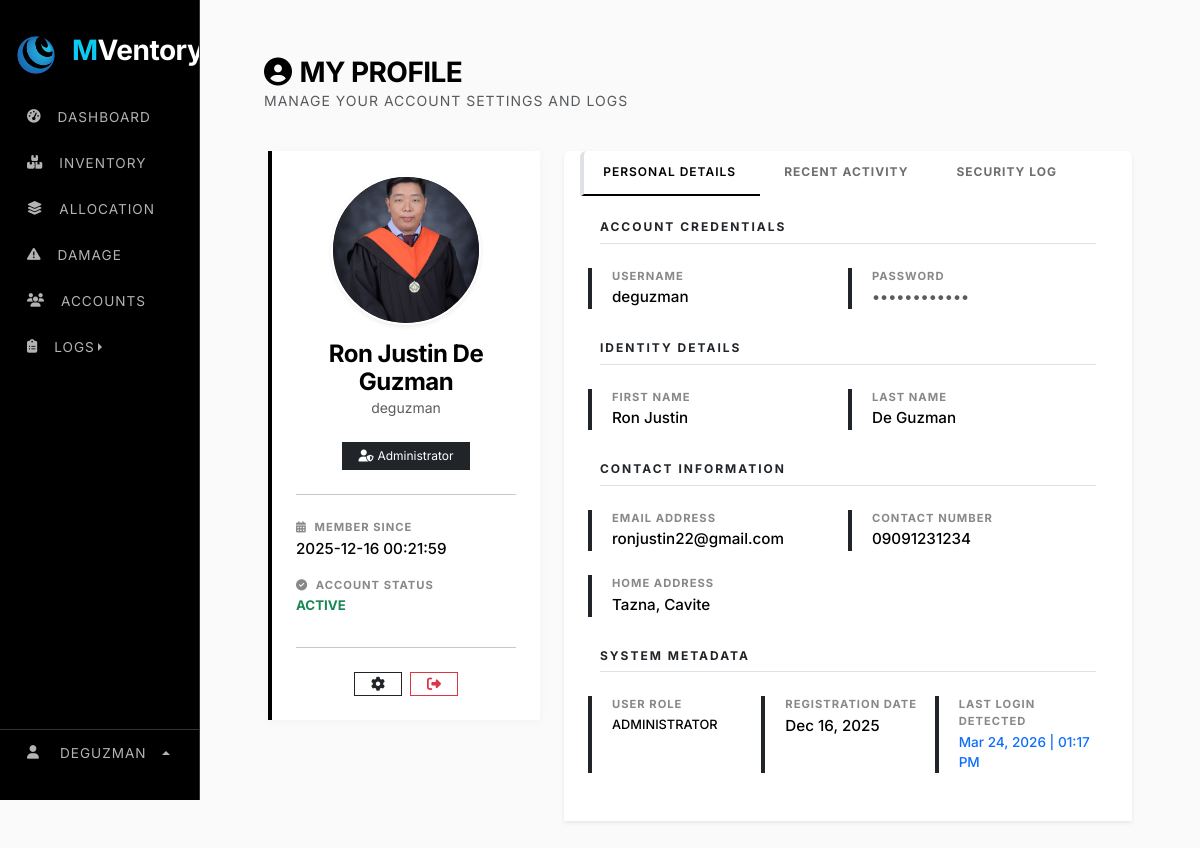
The app's page /web_content/profile.php (signed in), older data.
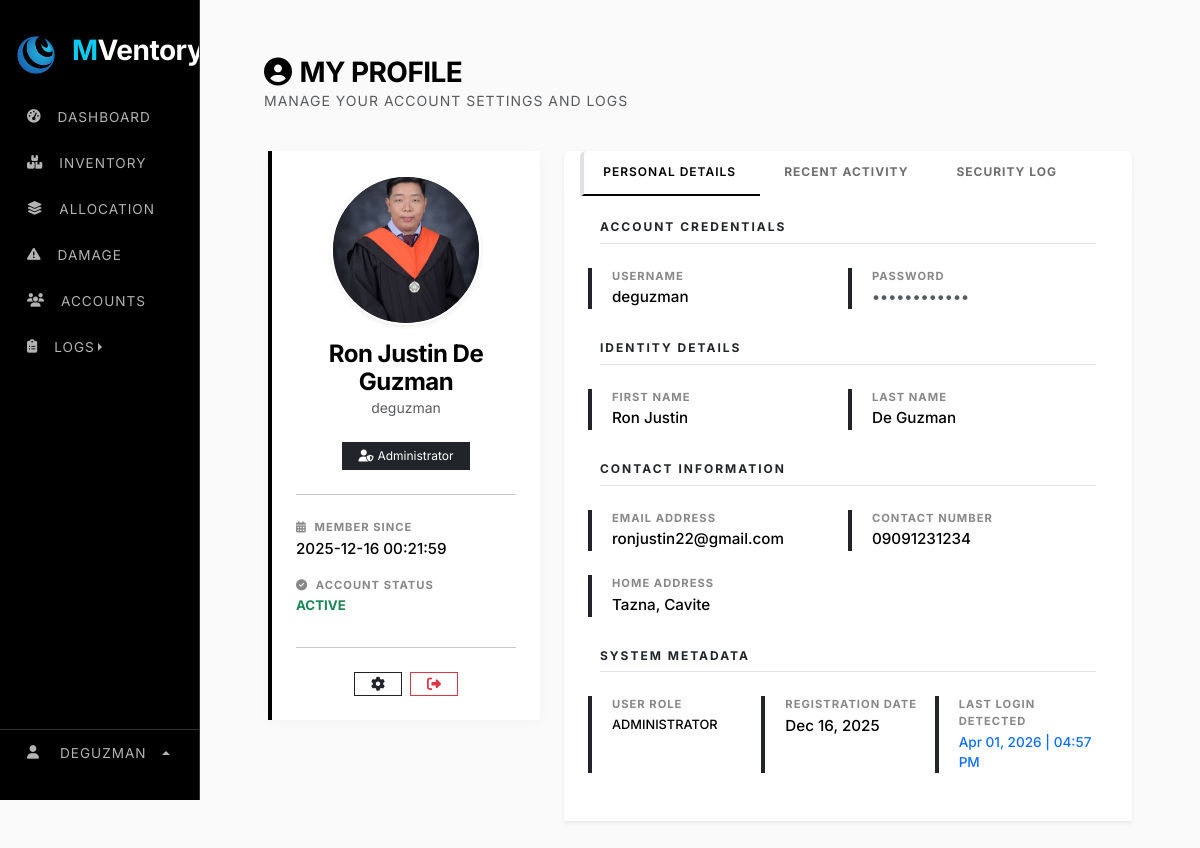
The same page, newer data.
### tables this page shows
CREATE TABLE `system_settings` (
  `setting_key` varchar(100) NOT NULL,
  `setting_value` varchar(255) NOT NULL,
  `setting_type` enum('string','number','boolean','select') NOT NULL,
  `category` enum('general','inventory','notifications','security') NOT NULL,
  `description` varchar(255) DEFAULT NULL,
  PRIMARY KEY (`setting_key`)
);

CREATE TABLE `users` (
  `user_id` int(11) NOT NULL AUTO_INCREMENT,
  `role_id` varchar(15) NOT NULL,
  `username` varchar(9999) NOT NULL,
  `first_name` varchar(100) NOT NULL,
  `last_name` varchar(100) NOT NULL,
  `phone` varchar(11) NOT NULL,
  `address` varchar(500) DEFAULT NULL,
  `role` varchar(30) NOT NULL,
  `status` varchar(20) NOT NULL DEFAULT 'active',
  `email` varchar(150) NOT NULL,
  `password` varchar(255) NOT NULL,
  `profile_image` varchar(999) NOT NULL,
  `is_active` tinyint(1) DEFAULT 1,
  `is_login` tinyint(1) NOT NULL,
  `last_login` datetime DEFAULT NULL,
  `created_at` timestamp NOT NULL DEFAULT current_timestamp(),
  `deleted_at` timestamp NULL DEFAULT NULL,
  `last_activity` datetime DEFAULT current_timestamp(),
  PRIMARY KEY (`user_id`),
  UNIQUE KEY `email` (`email`)
);

### web_content/profile.php (the view, shortened to what the rows shown need)
<?php
    include "../render/connection.php";
    include "../src/cdn/cdn_links.php";
    $user = "SELECT * FROM users WHERE user_id = ".$_SESSION['user_id'];
    $user_result = $conn->query($user);
    $user_data = $user_result->fetch_assoc();
?>
<!doctype html>
<html lang="en">
    <head>
        <link rel="stylesheet" href="../src/style/main_style.css">
    <body>
        <div class="row">
            <div class="col-lg-2">
        <?php include "../nav/sidebar_nav.php"; ?>
            </div>
            <div class="col">
                <div class="main-content">
                    <div class="container mt-4">
                        <div class="row">
                            <div class="col-lg-4">
                                <div class="card shadow-sm border-0 mb-4 text-center p-4 metric-card-stark">
                                    <div class="avatar-circle-lg bg-dark shadow-sm rounded-circle d-flex align-items-center justify-content-center overflow-hidden border border-2 border-white"
                                        style="width: 150px; height: 150px;"> <?php
                                            $f_initial = !empty($user_data['first_name']) ? substr($user_data['first_name'], 0, 1) : '';
                                            $l_initial = !empty($user_data['last_name']) ? substr($user_data['last_name'], 0, 1) : '';
                                            $initials = strtoupper($f_initial . $l_initial) ?: "??";
                                            $profile_img = $user_data['profile_image'];
                                        ?>
                                        <?php if (!empty($profile_img) && file_exists($profile_img)): ?>
                                            <img src="<?= $profile_img ?>" alt="Profile" class="rounded-circle" style="width: 100%; height: 100%; object-fit: cover;">
                                        <?php else: ?>
                                            <div class="text-white fw-bold" style="font-size: 1.5rem; letter-spacing: 1px;">
                                                <?= $initials ?>
                                            </div>
                                        <?php endif; ?>
                                    </div>
                                    <h4 class="fw-bold mb-0"><?php echo $user_data['first_name'] . ' ' . $user_data['last_name']; ?></h4>
                                    <p class="text-muted small"><?php echo $user_data['username']; ?></p>
                                    <div class="mt-2">
                                        <span class="badge bg-dark text-white rounded-0 px-3 py-2 fw-normal small">
                                            <i class="fa-solid fa-user-shield me-1"></i><?php echo $user_data['role']; ?>
                                        </span>
                                    </div>
                                    <hr class="my-4 opacity-10">
                                    <div class="text-start">
                                        <div class="mb-3">
                                            <div class="info-label"><i class="fa-solid fa-calendar-days me-1"></i> Member Since</div>
                                            <div class="info-value"><?php echo $user_data['created_at']; ?></div>
                                        </div>
                                        <div class="mb-1">
                                            <div class="info-value">
                                                <span class="text-success small fw-bold"><?php echo strtoupper($user_data['status']); ?></span>
                                            </div>
                                        </div>
                                    </div>
                                    <hr class="my-3 opacity-10">
                                    <div class="d-flex justify-content-center gap-2 mt-2">
                                        <a class="btn btn-outline-dark btn-sm rounded-0 px-3" title="Settings" href="edit_profile.php">
                                        </a>
                                        <a class="btn btn-outline-danger btn-sm rounded-0 px-3" title="Logout" href="logout.php">
                                        </a>
                                    </div>
                                </div>
                            </div>
                            <div class="col-lg-8">
                                <div class="tab-content shadow-sm">
                                    <div class="tab-pane fade show active" id="details-content">
                                        <div class="card border-0 rounded-0 p-4">
                                            <div class="row">
                                                <div class="col-md-6 border-start border-4 border-dark mb-4">
                                                    <div class="info-label ps-2">Username</div>
                                                    <div class="info-value ps-2 mb-0"><?= $user_data['username']; ?></div>
                                                </div>
                                                <div class="col-md-6 border-start border-4 border-dark mb-4">
                                                    <div class="info-label ps-2">First Name</div>
                                                    <div class="info-value ps-2 mb-0"><?= !empty($user_data['first_name']) ? $user_data['first_name'] : '<span class="text-muted opacity-50">N/A</span>'; ?></div>
                                                </div>
                                                <div class="col-md-6 border-start border-4 border-dark mb-4">
                                                    <div class="info-label ps-2">Last Name</div>
                                                    <div class="info-value ps-2 mb-0"><?= !empty($user_data['last_name']) ? $user_data['last_name'] : '<span class="text-muted opacity-50">N/A</span>'; ?></div>
                                                </div>
                                                <div class="col-md-6 border-start border-4 border-dark mb-4">
                                                    <div class="info-label ps-2">Email Address</div>
                                                    <div class="info-value ps-2 mb-0"><?= !empty($user_data['email']) ? $user_data['email'] : '<span class="text-muted opacity-50">N/A</span>'; ?></div>
                                                </div>
                                                <div class="col-md-6 border-start border-4 border-dark mb-4">
                                                    <div class="info-label ps-2">Contact Number</div>
                                                    <div class="info-value ps-2 mb-0"><?= !empty($user_data['phone']) ? $user_data['phone'] : '<span class="text-muted opacity-50">N/A</span>'; ?></div>
                                                </div>
                                                <div class="col-12 border-start border-4 border-dark mb-4">
                                                    <div class="info-label ps-2">Home Address</div>
                                                    <div class="info-value ps-2 mb-0"><?= !empty($user_data['address']) ? $user_data['address'] : '<span class="text-muted opacity-50">N/A</span>'; ?></div>
                                                </div>
                                                <div class="col-md-4 border-start border-4 border-dark mb-4">
                                                    <div class="info-label ps-2">User Role</div>
                                                    <div class="info-value ps-2 mb-0 text-uppercase" style="font-size: 0.8rem;"><?= $user_data['role']; ?></div>
                                                </div>
                                                <div class="col-md-4 border-start border-4 border-dark mb-4">
                                                    <div class="info-label ps-2">Registration Date</div>
                                                    <div class="info-value ps-2 mb-0"><?= date("M d, Y", strtotime($user_data['created_at'])); ?></div>
                                                </div>
                                                <div class="col-md-4 border-start border-4 border-dark mb-4">
                                                    <div class="info-label ps-2">Last Login Detected</div>
                                                    <div class="info-value ps-2 mb-0 text-primary" style="font-size: 0.85rem;">
                                                        <?= !empty($user_data['last_login']) ? date("M d, Y | h:i A", strtotime($user_data['last_login'])) : 'First Session'; ?>
                                                    </div>
                                                </div>
                                            </div>
                                        </div>
                                    </div>
                                </div>
                            </div>
                        </div>
                    </div>
                </div>
            </div>
        </div>
    </body>
</html>

### nav/sidebar_nav.php (shortened to what the rows shown need)
<?php
$app_name = "SELECT setting_value FROM system_settings WHERE setting_key = 'app_name'";
$result = $conn->query($app_name);
if ($result && $result->num_rows > 0) {
    $row = $result->fetch_assoc();
    $app_name_value = $row['setting_value'];
} else {
    $app_name_value = "MVentory";
}
$words = explode(" ", $app_name_value);
if (count($words) > 1) {
    $first_part = '<span class="text-info">' . htmlspecialchars($words[0]) . '</span>';
    array_shift($words);
    $second_part = htmlspecialchars(implode("", $words));
    $display_name = $first_part . $second_part;
} else {
    $display_name = htmlspecialchars($app_name_value);
}
$app_logo = "SELECT setting_value FROM system_settings WHERE setting_key = 'app_logo'";
$result_logo = $conn->query($app_logo);
if ($result_logo && $result_logo->num_rows > 0) {
    $row_logo = $result_logo->fetch_assoc();
    $app_logo_value = $row_logo['setting_value'];
} else {
    $app_logo_value = "default_logo.png";
}
?>
<link rel="stylesheet" href="../src/style/navbar_style.css">
<div class="sidebar-stark" id="sidebar">
    <div class="sidebar-header">
        <img src="../src/image/logo/<?php echo $app_logo_value; ?>" width="40" alt="Logo">
        <h3 class="ms-3 fw-bold text-white logo-text"><?php echo $display_name; ?></h3>
    </div>
</div>

Row changes from the older to the newer data that the page shows:
changed users "Ron Justin": last_login "Mar 24, 2026 | 01:17 PM" → "Apr 01, 2026 | 04:57 PM"
